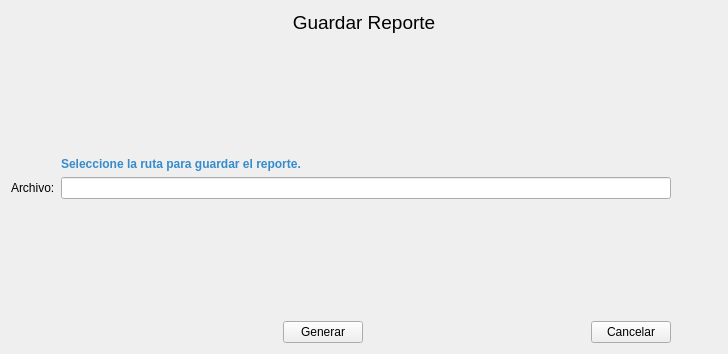
<?xml version="1.0" encoding="UTF-8"?>
<ui version="4.0">
 <class>FormExportReport</class>
 <widget class="QWidget" name="FormExportReport">
  <property name="windowModality">
   <enum>Qt::WindowModal</enum>
  </property>
  <property name="geometry">
   <rect>
    <x>0</x>
    <y>0</y>
    <width>728</width>
    <height>354</height>
   </rect>
  </property>
  <property name="windowTitle">
   <string>Exportar Reporte</string>
  </property>
  <layout class="QGridLayout" name="gridLayout_2">
   <item row="0" column="0">
    <layout class="QGridLayout" name="gridLayout">
     <item row="0" column="0" colspan="6">
      <widget class="QLabel" name="label">
       <property name="sizePolicy">
        <sizepolicy hsizetype="Preferred" vsizetype="Fixed">
         <horstretch>0</horstretch>
         <verstretch>0</verstretch>
        </sizepolicy>
       </property>
       <property name="font">
        <font>
         <pointsize>14</pointsize>
        </font>
       </property>
       <property name="text">
        <string>Guardar Reporte</string>
       </property>
       <property name="alignment">
        <set>Qt::AlignCenter</set>
       </property>
      </widget>
     </item>
     <item row="4" column="1">
      <spacer name="verticalSpacer">
       <property name="orientation">
        <enum>Qt::Vertical</enum>
       </property>
       <property name="sizeHint" stdset="0">
        <size>
         <width>20</width>
         <height>40</height>
        </size>
       </property>
      </spacer>
     </item>
     <item row="3" column="0">
      <widget class="QLabel" name="label_2">
       <property name="sizePolicy">
        <sizepolicy hsizetype="Fixed" vsizetype="Preferred">
         <horstretch>0</horstretch>
         <verstretch>0</verstretch>
        </sizepolicy>
       </property>
       <property name="text">
        <string>Archivo:</string>
       </property>
      </widget>
     </item>
     <item row="6" column="2">
      <widget class="QPushButton" name="ButtonGenerar">
       <property name="sizePolicy">
        <sizepolicy hsizetype="Fixed" vsizetype="Fixed">
         <horstretch>0</horstretch>
         <verstretch>0</verstretch>
        </sizepolicy>
       </property>
       <property name="text">
        <string>Generar</string>
       </property>
      </widget>
     </item>
     <item row="3" column="1" colspan="4">
      <widget class="QLineEdit" name="lineEdit">
       <property name="readOnly">
        <bool>true</bool>
       </property>
      </widget>
     </item>
     <item row="6" column="4">
      <widget class="QPushButton" name="ButtonCancelar">
       <property name="sizePolicy">
        <sizepolicy hsizetype="Fixed" vsizetype="Fixed">
         <horstretch>0</horstretch>
         <verstretch>0</verstretch>
        </sizepolicy>
       </property>
       <property name="text">
        <string>Cancelar</string>
       </property>
      </widget>
     </item>
     <item row="3" column="5">
      <widget class="QPushButton" name="ButtonCargar">
       <property name="sizePolicy">
        <sizepolicy hsizetype="Fixed" vsizetype="Fixed">
         <horstretch>0</horstretch>
         <verstretch>0</verstretch>
        </sizepolicy>
       </property>
       <property name="text">
        <string/>
       </property>
       <property name="icon">
        <iconset resource="img/images.qrc">
         <normaloff>:/imgs/folder_blue.png</normaloff>:/imgs/folder_blue.png</iconset>
       </property>
       <property name="flat">
        <bool>true</bool>
       </property>
      </widget>
     </item>
     <item row="1" column="1">
      <spacer name="verticalSpacer_2">
       <property name="orientation">
        <enum>Qt::Vertical</enum>
       </property>
       <property name="sizeHint" stdset="0">
        <size>
         <width>20</width>
         <height>40</height>
        </size>
       </property>
      </spacer>
     </item>
     <item row="2" column="1" colspan="4">
      <widget class="QLabel" name="label_3">
       <property name="styleSheet">
        <string notr="true">font-weight: bold;
color: #358ccb;
</string>
       </property>
       <property name="text">
        <string>Seleccione la ruta para guardar el reporte.</string>
       </property>
      </widget>
     </item>
    </layout>
   </item>
  </layout>
 </widget>
 <resources>
  <include location="img/images.qrc"/>
 </resources>
 <connections/>
</ui>
